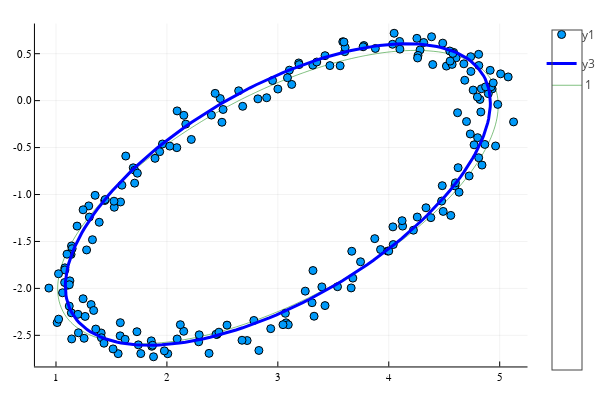

The notebook cell this image was saved under:
### Markdown cell above
We plot the solution:

### Code cell
using Plots
X = LinRange(minimum(x),maximum(x),100)
Y = LinRange(minimum(y),maximum(y),100)
F = Array{Float64}(undef,100,100)
for i in 1:100, j in 1:100
    F[i,j] = p[1]*X[i]^2 + p[2]*Y[j]^2 + p[3]*X[i]*Y[j] + p[4]*X[i] + p[5]*Y[j]
end

plot(x,y,seriestype = :scatter)
contour!(X, Y, F, linewidth=3, levels=[1], color=:green, label="Fitted Ellipse")
plot!(fx.(ts), fy.(ts), linewidth=3, color=:blue)
#plot!([], color=:green, label="Fitted Ellipse")

### Figure 1 — Plotly figure (JSON) as saved in the notebook; plotly's stock layout.template omitted (floating-point values rounded to 4 significant figures; data arrays with more than 128 entries replaced by an {"elided": "..."} marker saying what was removed)
{"data": [{"colorbar": {"title": ""}, "legendgroup": "y1", "marker": {"color": "rgba(0, 154, 250, 1.000)", "line": {"color": "rgba(0, 0, 0, 1.000)", "width": 1}, "size": 8, "symbol": "circle"}, "mode": "markers", "name": "y1", "showlegend": true, "type": "scatter", "x": {"elided": "200 float values"}, "xaxis": "x", "y": {"elided": "200 float values"}, "yaxis": "y", "zmax": 1.173, "zmin": 0.1016}, {"colorbar": {"title": ""}, "colorscale": [[0, "rgba(0, 128, 0, 1.000)"], [1, "rgba(0, 128, 0, 1.000)"]], "contours": {"coloring": "lines", "end": 1, "showlabels": false, "size": 0, "start": 1}, "hoverinfo": "none", "name": "Fitted Ellipse", "showlegend": false, "showscale": true, "type": "contour", "x": [0.936, 0.9783, 1.021, 1.063, 1.105, 1.148, 1.19, 1.232, 1.274, 1.317, 1.359, 1.401, 1.444, 1.486, 1.528, 1.571, 1.613, 1.655, 1.698, 1.74, 1.782, 1.825, 1.867, 1.909, 1.952, 1.994, 2.036, 2.078, 2.121, 2.163, 2.205, 2.248, 2.29, 2.332, 2.375, 2.417, 2.459, 2.502, 2.544, 2.586, 2.629, 2.671, 2.713, 2.755, 2.798, 2.84, 2.882, 2.925, 2.967, 3.009, 3.052, 3.094, 3.136, 3.179, 3.221, 3.263, 3.306, 3.348, 3.39, 3.433, 3.475, 3.517, 3.559, 3.602, 3.644, 3.686, 3.729, 3.771, 3.813, 3.856, 3.898, 3.94, 3.983, 4.025, 4.067, 4.11, 4.152, 4.194, 4.237, 4.279, 4.321, 4.363, 4.406, 4.448, 4.49, 4.533, 4.575, 4.617, 4.66, 4.702, 4.744, 4.787, 4.829, 4.871, 4.914, 4.956, 4.998, 5.04, 5.083, 5.125], "xaxis": "x", "y": [-2.728, -2.693, -2.658, -2.624, -2.589, -2.554, -2.519, -2.484, -2.45, -2.415, -2.38, -2.345, -2.31, -2.276, -2.241, -2.206, -2.171, -2.136, -2.102, -2.067, -2.032, -1.997, -1.962, -1.927, -1.893, -1.858, -1.823, -1.788, -1.753, -1.719, -1.684, -1.649, -1.614, -1.579, -1.545, -1.51, -1.475, -1.44, -1.405, -1.371, -1.336, -1.301, -1.266, -1.231, -1.197, -1.162, -1.127, -1.092, -1.057, -1.023, -0.9877, -0.9529, -0.9181, -0.8833, -0.8485, -0.8137, -0.7789, -0.7441, -0.7093, -0.6745, -0.6397, -0.6049, -0.5701, -0.5353, -0.5004, -0.4656, -0.4308, -0.396, -0.3612, -0.3264, -0.2916, -0.2568, -0.222, -0.1872, -0.1524, -0.1176, -0.08278, -0.04797, -0.01317, 0.02164, 0.05644, 0.09125, 0.1261, 0.1609, 0.1957, 0.2305, 0.2653, 0.3001, 0.3349, 0.3697, 0.4045, 0.4393, 0.4741, 0.5089, 0.5437, 0.5785, 0.6133, 0.6481, 0.6829, 0.7178], "yaxis": "y", "z": {"elided": "100x100 float values"}, "zmax": 1.173, "zmin": 0.1016}, {"colorbar": {"title": ""}, "legendgroup": "y3", "line": {"color": "rgba(0, 0, 255, 1.000)", "dash": "solid", "shape": "linear", "width": 3}, "mode": "lines", "name": "y3", "showlegend": true, "type": "scatter", "x": {"elided": "200 float values"}, "xaxis": "x", "y": {"elided": "200 float values"}, "yaxis": "y", "zmax": 1.173, "zmin": 0.1016}], "layout": {"annotations": [], "height": 400, "legend_position": {"bgcolor": "rgba(255, 255, 255, 1.000)", "bordercolor": "rgba(0, 0, 0, 1.000)", "borderwidth": 1, "font": {"color": "rgba(0, 0, 0, 1.000)", "family": "sans-serif", "size": 11}, "title": {"font": {"color": "rgba(0, 0, 0, 1.000)", "family": "sans-serif", "size": 15}, "text": ""}, "tracegroupgap": 0, "traceorder": "normal", "x": 1, "xanchor": "auto", "y": 1, "yanchor": "auto"}, "margin": {"b": 20, "l": 0, "r": 0, "t": 20}, "paper_bgcolor": "rgba(255, 255, 255, 1.000)", "plot_bgcolor": "rgba(255, 255, 255, 1.000)", "showlegend": true, "width": 600, "xaxis": {"anchor": "y", "domain": [0.06582, 0.9934], "gridcolor": "rgba(0, 0, 0, 0.100)", "gridwidth": 0.5, "linecolor": "rgba(0, 0, 0, 1.000)", "mirror": false, "range": [0.8103, 5.251], "showgrid": true, "showline": true, "showticklabels": true, "tickangle": 0, "tickcolor": "rgb(0, 0, 0)", "tickfont": {"color": "rgba(0, 0, 0, 1.000)", "family": "sans-serif", "size": 11}, "tickmode": "array", "ticks": "inside", "ticktext": ["1", "2", "3", "4", "5"], "tickvals": [1, 2, 3, 4, 5], "title": "", "titlefont": {"color": "rgba(0, 0, 0, 1.000)", "family": "sans-serif", "size": 15}, "type": "-", "visible": true, "zeroline": false, "zerolinecolor": "rgba(0, 0, 0, 1.000)"}, "yaxis": {"anchor": "x", "domain": [0.03762, 0.9902], "gridcolor": "rgba(0, 0, 0, 0.100)", "gridwidth": 0.5, "linecolor": "rgba(0, 0, 0, 1.000)", "mirror": false, "range": [-2.831, 0.8211], "showgrid": true, "showline": true, "showticklabels": true, "tickangle": 0, "tickcolor": "rgb(0, 0, 0)", "tickfont": {"color": "rgba(0, 0, 0, 1.000)", "family": "sans-serif", "size": 11}, "tickmode": "array", "ticks": "inside", "ticktext": ["-2.5", "-2.0", "-1.5", "-1.0", "-0.5", "0.0", "0.5"], "tickvals": [-2.5, -2, -1.5, -1, -0.5, 0, 0.5], "title": "", "titlefont": {"color": "rgba(0, 0, 0, 1.000)", "family": "sans-serif", "size": 15}, "type": "-", "visible": true, "zeroline": false, "zerolinecolor": "rgba(0, 0, 0, 1.000)"}}}
